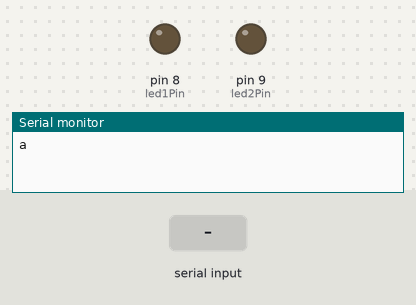
Simulated run of this sketch. Board: Arduino Uno, built with avr-gcc and run on an emulated ATmega328P. Parts: output pins drawn as LEDs (lit = HIGH), the last lines printed to the serial monitor. The test bench sets the inputs (shaded band).

Above: at 1.2 s.
1.3 s: "b" received over Serial
At 2.5 s:
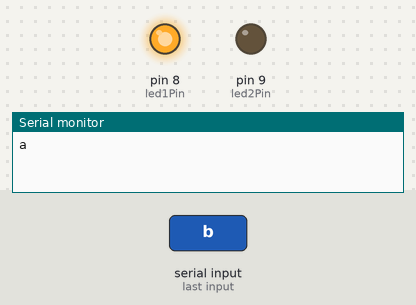
2.8 s: "c" received over Serial
At 3.6 s:
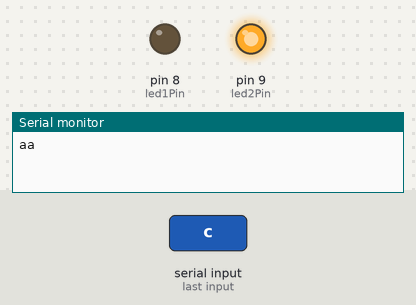
Timing chart, 0 to 5.8 s (numbered marks = the images above; inputs shaded):
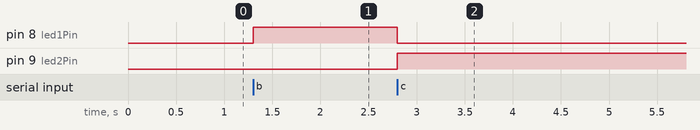

Measured:
- after the input at 1.3 s, pin 8 (led1Pin): LOW → HIGH at once
- after the input at 2.8 s, pin 8 (led1Pin): HIGH → LOW at once; pin 9 (led2Pin): LOW → HIGH at once

The sketch:

Using_SerialSendandReceive_Master.ino
```cpp
char ss;
int i=10;
int led1Pin=8;
int led2Pin=9;

void setup(){

  Serial.begin(9600); //设置串口速度
  pinMode(led1Pin,OUTPUT);//一般13口上都有一个已经接好的LED，所以用这个口子，少接些元件
   pinMode(led2Pin,OUTPUT);
}

void loop(){

  //启动时的开关信号，这样可以避免主程序陷入死循环
  if(i>0){

    Serial.print('a');//先向从机发一个‘a’，
    i=0;
  }

  ss=Serial.read();//再读串口，接受从机的字符‘b’
  if(ss=='b'){

    digitalWrite(led2Pin, LOW);
    digitalWrite(led1Pin, HIGH);
  }else if(ss=='c'){

    digitalWrite(led1Pin, LOW);
    digitalWrite(led2Pin, HIGH);
    i=10;
  }
}
```
